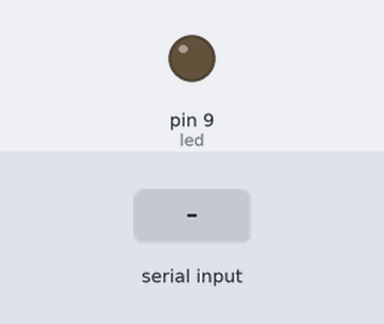
The sketch below on a simulated Arduino Uno, built with avr-gcc and run on an emulated ATmega328P. On the bench: output pins drawn as LEDs (lit = HIGH). The test bench sets the inputs (shaded band).

Above: at 1.2 s.
1.3 s: "90,45,200\n" received over Serial
At 3.3 s:
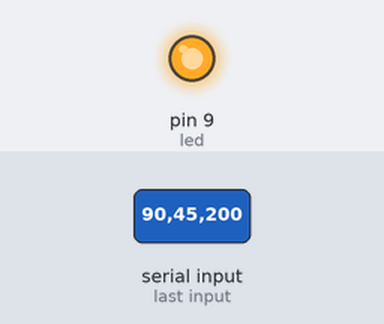
Timing chart, 0 to 4.8 s (numbered marks = the images above; inputs shaded):
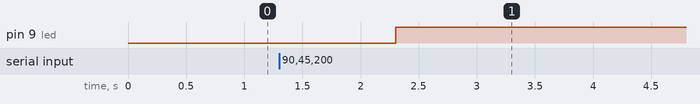

The sketch:

arduino_tags.ino
```cpp
/*
  ArduinoTag
  Turns on an LED whenever Raspberry Pi sees an Apriltag.

  Michael Kaess 04/13
 */

// pin number for LED
int led = 9;

// information about detected tag
int tagId;
float x, y, z;

// runs once when the program starts
void setup() {
  // open serial port
  Serial.begin(115200);
  // initialize pin as output
  pinMode(led, OUTPUT);
}

// runs over and over again
void loop() {
  // check if new data is available
  if (Serial.available() > 0) {
    tagId = Serial.parseInt();
    x = Serial.parseFloat();
    y = Serial.parseFloat();
    z = Serial.parseFloat();
    Serial.read(); // ignore newline character
    if (tagId >= 0) {
      digitalWrite(led, HIGH);
    } else {
      digitalWrite(led, LOW);
    }
  }
  // wait for 20ms before checking again for new data
  delay(20);
}
```

Measured:
- after the input at 1.3 s, pin 9 (led): LOW → HIGH after 1.0 s
